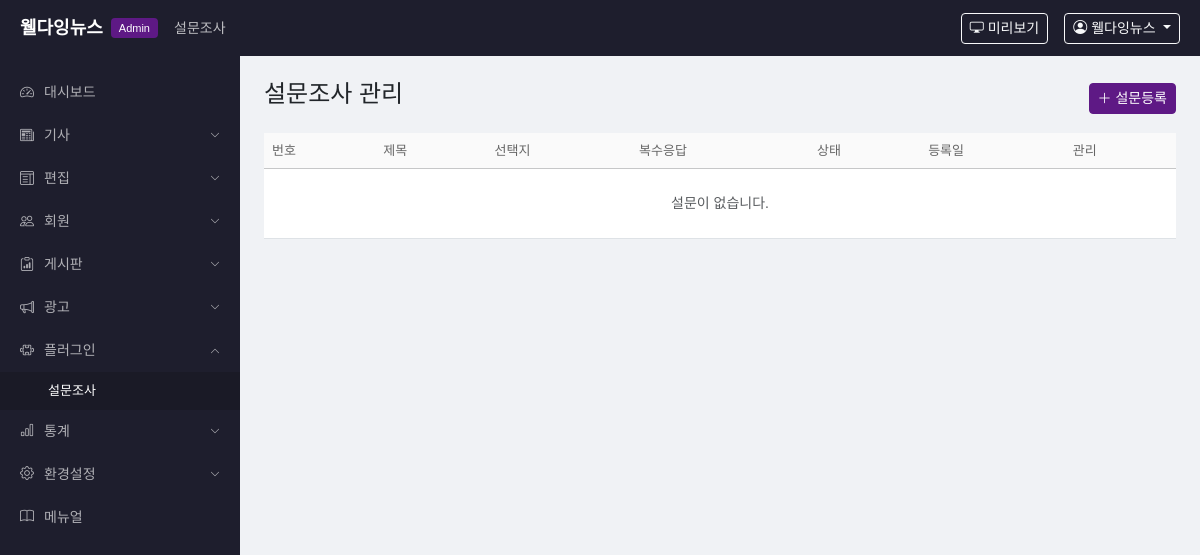
The app's page /admin/polls (signed in), older data.
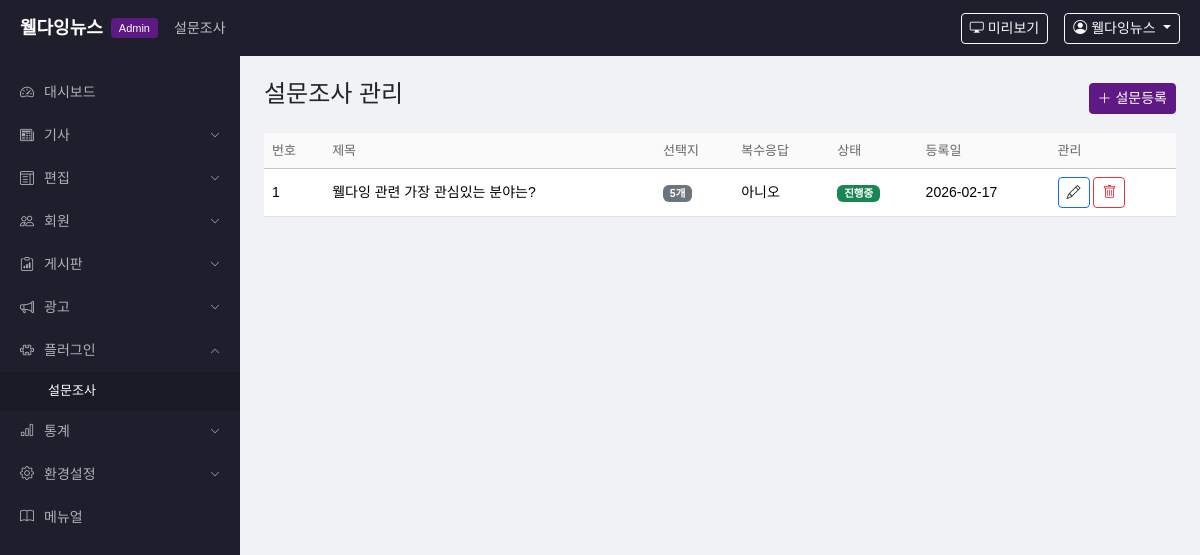
The same page, newer data.
### app/models.py (models this page shows)
class AdminUser(UserMixin, db.Model):
    __tablename__ = 'admin_user'
    id = db.Column(db.Integer, primary_key=True)
    user_id = db.Column(db.String(50), unique=True, nullable=False)
    password_hash = db.Column(db.String(256), nullable=False)
    name = db.Column(db.String(50), nullable=False)
    email = db.Column(db.String(100))
    department = db.Column(db.String(50), default='')
    level = db.Column(db.String(20), default='admin')  # admin, editor, reporter
    is_active = db.Column(db.Boolean, default=True)
    is_dormant = db.Column(db.Boolean, default=False)
    created_at = db.Column(db.DateTime, default=datetime.now)

class Poll(db.Model):
    __tablename__ = 'poll'
    id = db.Column(db.Integer, primary_key=True)
    title = db.Column(db.String(500), nullable=False)
    is_active = db.Column(db.Boolean, default=True)
    is_multiple = db.Column(db.Boolean, default=False)
    start_date = db.Column(db.DateTime, nullable=True)
    end_date = db.Column(db.DateTime, nullable=True)
    created_at = db.Column(db.DateTime, default=datetime.now)

### app/admin/routes.py (the view)
@admin_bp.route('/polls')
@admin_required
def poll_list():
    polls = Poll.query.order_by(Poll.created_at.desc()).all()
    return render_template('admin/poll_list.html', polls=polls)

### app/__init__.py (called while the page is built)
def create_app():
    app = Flask(__name__)
    app.config.from_object(Config)
    os.makedirs(app.config['UPLOAD_FOLDER'], exist_ok=True)
    db.init_app(app)
    login_manager.init_app(app)
    login_manager.login_view = 'admin.login'
    @login_manager.user_loader
    def load_user(user_id):
        return db.session.get(AdminUser, int(user_id))
    from app.admin import admin_bp
    from app.public import public_bp
    app.register_blueprint(admin_bp, url_prefix='/admin')
    app.register_blueprint(public_bp)
    with app.app_context():
        db.create_all()
    return app

### app/admin/routes.py (called while the page is built)
def admin_required(f):
    @wraps(f)
    @login_required
    def decorated(*args, **kwargs):
        return f(*args, **kwargs)
    return decorated

### app/admin/templates/admin/poll_list.html
{% extends "admin/base.html" %}
{% block nav_title %}설문조사{% endblock %}
{% block content %}
<div class="d-flex justify-content-between align-items-center mb-3">
    <h4>설문조사 관리</h4>
    <a href="{{ url_for('admin.poll_new') }}" class="btn btn-primary btn-sm"><i class="bi bi-plus-lg"></i> 설문등록</a>
</div>
<div class="table-responsive">
    <table class="table table-hover">
        <thead class="table-light">
            <tr><th>번호</th><th>제목</th><th>선택지</th><th>복수응답</th><th>상태</th><th>등록일</th><th>관리</th></tr>
        </thead>
        <tbody>
            {% for p in polls %}
            <tr>
                <td>{{ p.id }}</td><td>{{ p.title|truncate(50) }}</td>
                <td><span class="badge bg-secondary">{{ p.options.count() }}개</span></td>
                <td>{{ '예' if p.is_multiple else '아니오' }}</td>
                <td><span class="badge {% if p.is_active %}bg-success{% else %}bg-danger{% endif %}">{{ '진행중' if p.is_active else '종료' }}</span></td>
                <td>{{ p.created_at.strftime('%Y-%m-%d') }}</td>
                <td>
                    <a href="{{ url_for('admin.poll_edit', poll_id=p.id) }}" class="btn btn-sm btn-outline-primary"><i class="bi bi-pencil"></i></a>
                    <form method="post" action="{{ url_for('admin.poll_delete', poll_id=p.id) }}" class="d-inline" onsubmit="return confirm('삭제?')">
                        <button class="btn btn-sm btn-outline-danger"><i class="bi bi-trash"></i></button>
                    </form>
                </td>
            </tr>
            {% else %}
            <tr><td colspan="7" class="text-center text-muted py-4">설문이 없습니다.</td></tr>
            {% endfor %}
        </tbody>
    </table>
</div>
{% endblock %}

### app/admin/templates/admin/base.html (shortened to what this page needs)
<!DOCTYPE html>
<html lang="ko">
<head>
    <link href="https://cdn.jsdelivr.net/npm/bootstrap@5.3.3/dist/css/bootstrap.min.css" rel="stylesheet">
    <link href="https://cdn.jsdelivr.net/npm/bootstrap-icons@1.11.3/font/bootstrap-icons.min.css" rel="stylesheet">
    <link href="{{ url_for('static', filename='css/admin.css') }}" rel="stylesheet">
</head>
<body>
<header class="admin-header">
    <div class="d-flex align-items-center w-100">
        <a href="{{ url_for('admin.dashboard') }}" class="admin-logo">
            <span class="logo-text">웰다잉뉴스</span>
            <span class="logo-badge">Admin</span>
        </a>
        <div class="admin-nav-title ms-3">{% block nav_title %}대시보드{% endblock %}</div>
        <div class="ms-auto d-flex align-items-center gap-3">
            <a href="{{ url_for('public.index') }}" target="_blank" class="btn btn-sm btn-outline-light">
                <i class="bi bi-display"></i> 미리보기
            </a>
            <div class="dropdown">
                <button class="btn btn-sm btn-outline-light dropdown-toggle" data-bs-toggle="dropdown">
                    <i class="bi bi-person-circle"></i> {{ current_user.name }}
                </button>
            </div>
        </div>
    </div>
</header>
<div class="admin-layout">
    <aside class="admin-sidebar">
        <nav>
            {% set ep = request.endpoint or '' %}
            <ul class="sidebar-nav">
                <li class="{% if ep == 'admin.dashboard' %}active{% endif %}">
                    <a href="{{ url_for('admin.dashboard') }}"><i class="bi bi-speedometer2"></i> 대시보드</a>
                </li>
                <li class="nav-group {% if 'article' in ep or ep == 'admin.approval' or ep == 'admin.article_comments' or ep == 'admin.article_structure' %}open{% endif %}">
                    <a href="#" class="nav-group-toggle"><i class="bi bi-newspaper"></i> 기사 <i class="bi bi-chevron-down ms-auto"></i></a>
                </li>
                <li class="nav-group {% if 'edit_layout' in ep %}open{% endif %}">
                    <a href="#" class="nav-group-toggle"><i class="bi bi-layout-text-window"></i> 편집 <i class="bi bi-chevron-down ms-auto"></i></a>
                </li>
                <li class="nav-group {% if 'member' in ep or 'dormant' in ep or 'etc_level' in ep or 'division' in ep or 'department' in ep %}open{% endif %}">
                    <a href="#" class="nav-group-toggle"><i class="bi bi-people"></i> 회원 <i class="bi bi-chevron-down ms-auto"></i></a>
                </li>
                <li class="nav-group {% if 'board' in ep or 'bbs' in ep or 'event_request' in ep %}open{% endif %}">
                    <a href="#" class="nav-group-toggle"><i class="bi bi-clipboard-data"></i> 게시판 <i class="bi bi-chevron-down ms-auto"></i></a>
                </li>
                <li class="nav-group {% if 'banner' in ep or 'popup' in ep %}open{% endif %}">
                    <a href="#" class="nav-group-toggle"><i class="bi bi-megaphone"></i> 광고 <i class="bi bi-chevron-down ms-auto"></i></a>
                </li>
                <li class="nav-group {% if 'poll' in ep %}open{% endif %}">
                    <a href="#" class="nav-group-toggle"><i class="bi bi-puzzle"></i> 플러그인 <i class="bi bi-chevron-down ms-auto"></i></a>
                    <ul class="nav-sub">
                        <li class="{% if ep == 'admin.poll_list' %}active{% endif %}"><a href="{{ url_for('admin.poll_list') }}">설문조사</a></li>
                    </ul>
                </li>
                <li class="nav-group {% if 'stats' in ep %}open{% endif %}">
                    <a href="#" class="nav-group-toggle"><i class="bi bi-bar-chart"></i> 통계 <i class="bi bi-chevron-down ms-auto"></i></a>
                </li>
                <li class="nav-group {% if 'settings' in ep or 'section' in ep or 'comment_config' in ep %}open{% endif %}">
                    <a href="#" class="nav-group-toggle"><i class="bi bi-gear"></i> 환경설정 <i class="bi bi-chevron-down ms-auto"></i></a>
                </li>
                <li class="{% if ep == 'admin.manual' %}active{% endif %}">
                    <a href="{{ url_for('admin.manual') }}"><i class="bi bi-book"></i> 메뉴얼</a>
                </li>
            </ul>
        </nav>
    </aside>
    <main class="admin-content">
        {% block content %}{% endblock %}
    </main>
</div>
</body>
</html>

### app/static/css/admin.css (style rules this page uses)
body { font-family: 'Noto Sans KR', sans-serif; background: #f0f2f5; margin: 0; }
.admin-header { position: fixed; top: 0; left: 0; right: 0; z-index: 1000; height: 56px; background: #1e1e2d; color: #fff; display: flex; align-items: center; padding: 0 20px; }
.admin-logo { text-decoration: none; display: flex; align-items: center; gap: 8px; }
.admin-logo .logo-text { color: #fff; font-size: 18px; font-weight: 700; }
.admin-logo .logo-badge { background: #5e1985; color: #fff; font-size: 11px; padding: 2px 8px; border-radius: 4px; font-weight: 500; }
.admin-nav-title { color: rgba(255,255,255,0.7); font-size: 14px; }
.admin-layout { display: flex; margin-top: 56px; min-height: calc(100vh - 56px); }
.admin-sidebar { width: 240px; min-width: 240px; background: #1e1e2d; padding: 15px 0; position: fixed; top: 56px; bottom: 0; left: 0; overflow-y: auto; }
.sidebar-nav { list-style: none; padding: 0; margin: 0; }
.sidebar-nav > li > a { display: flex; align-items: center; gap: 10px; padding: 11px 20px; color: rgba(255,255,255,0.65); text-decoration: none; font-size: 14px; transition: all 0.2s; }
.nav-sub { list-style: none; padding: 0; margin: 0; display: none; background: rgba(0,0,0,0.15); }
.nav-group.open .nav-sub { display: block; }
.nav-sub li a { display: block; padding: 9px 20px 9px 48px; color: rgba(255,255,255,0.5); text-decoration: none; font-size: 13px; transition: all 0.2s; }
.nav-sub li a:hover, .nav-sub li.active a { color: #fff; }
.nav-group-toggle .ms-auto { font-size: 10px; transition: transform 0.2s; }
.nav-group.open .nav-group-toggle .ms-auto { transform: rotate(180deg); }
.admin-content { flex: 1; margin-left: 240px; padding: 24px; }
.table th { font-weight: 500; font-size: 13px; color: #666; background: #fafafa; }
.table td { font-size: 14px; vertical-align: middle; }
.table td a { color: #333; text-decoration: none; }
.btn-primary { background: #5e1985; border-color: #5e1985; }

Row changes from the older to the newer data that the page shows:
added Poll: id "1", title "웰다잉 관련 가장 관심있는 분야는?", options.count "5", is_multiple "아니오", is_active "진행중", created_at "2026-02-17"
Text that changed along with them:
text no longer shown: "설문이 없습니다."
